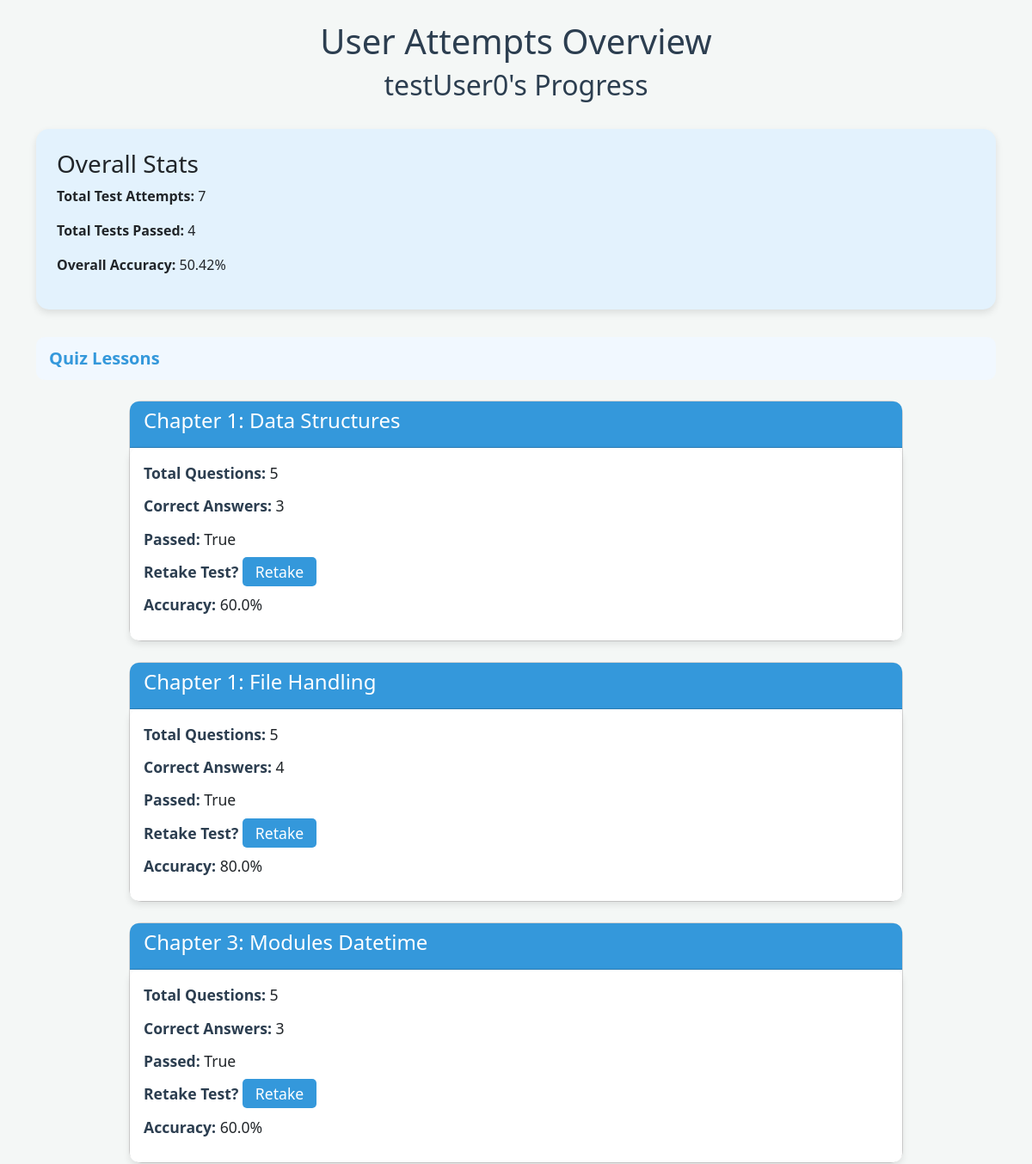
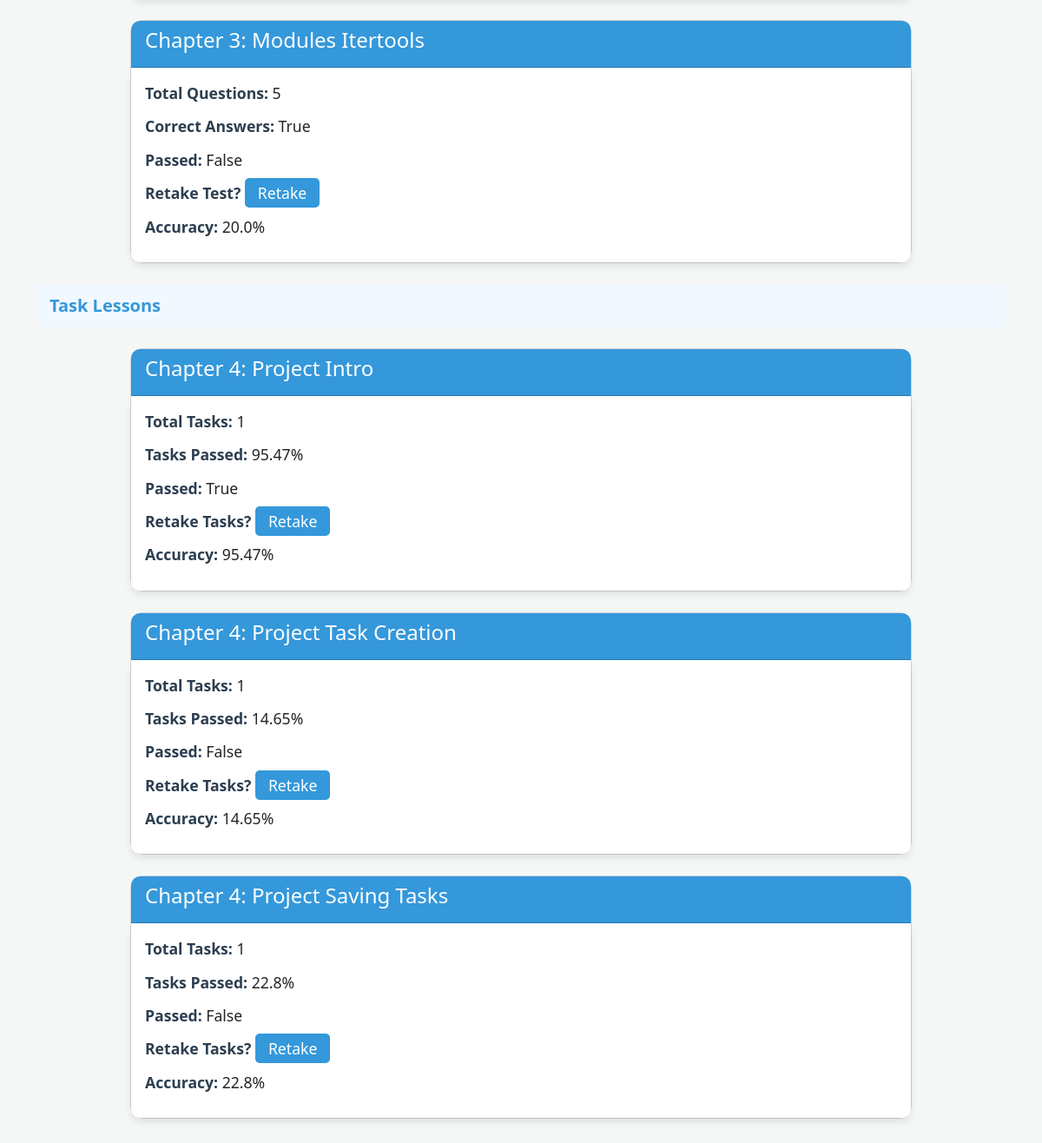
Page /users/view_user_attempts/3/ (signed in) on the committed database (2 pictures, top to bottom).
### users/models.py (models this page shows, shortened)
class UserProgress(models.Model):
    user = models.OneToOneField(User, on_delete=models.CASCADE)
    completed_lessons = models.ManyToManyField(Lesson, blank=True)  # completed lessons
    quiz_attempts = models.ManyToManyField(Quiz, through='QuizAttempt')  # quiz attempts
    completed_tasks = models.ManyToManyField(Task, blank=True)  # New field

### lessons/models.py (models this page shows, shortened)
class Lesson(models.Model):
    title = models.CharField(max_length=200)
    content = models.TextField()  # HTML or Markdown for lesson content
    order = models.IntegerField()  # Lesson order in the curriculum
    is_task_based = models.BooleanField(default=False)  # True for tasks, False for quizzes

### users/views.py (the view)
# urls.py: path('users/view_user_attempts/<int:user_id>/', user_views.view_user_attempts, name='view_user_attempts'),
@login_required
def view_user_attempts(request, user_id):
    user_progress = get_object_or_404(UserProgress, user_id=user_id)
    quiz_lessons = Lesson.objects.filter(
        quizzes__quizattempt__user_progress=user_progress,
        is_task_based=False
    ).annotate(
        total_attempts=Count('quizzes__quizattempt', distinct=True),
        total_quizzes=Count('quizzes', distinct=True)
    ).distinct()
    task_lessons = Lesson.objects.filter(
        tasks__taskattempt__user_progress=user_progress,
        is_task_based=True
    ).annotate(
        total_attempts=Count('tasks__taskattempt', distinct=True),
        total_tasks=Count('tasks', distinct=True)
    ).distinct()
    all_lessons = list(quiz_lessons) + list(task_lessons)
    for lesson in quiz_lessons:
        user_correct_answers = QuizAttempt.objects.filter(
            user_progress=user_progress,
            quiz__lesson=lesson
        ).aggregate(total_correct=Sum('passed'))['total_correct'] or 0
        total_quizzes = lesson.total_quizzes
        lesson.accuracy = (
            (user_correct_answers / total_quizzes) * 100
            if total_quizzes > 0
            else 0
        )
        lesson.accuracy = round(lesson.accuracy, 2)
        lesson.correct_answers = user_correct_answers
        lesson.passed = lesson.accuracy >= 50
        lesson.chapter_id = get_chapter_number_for_lesson(lesson.id)
    for lesson in task_lessons:
        user_attempts = TaskAttempt.objects.filter(
            user_progress=user_progress,
            task__lesson=lesson,
        )
        total_tasks = lesson.total_tasks
        lesson.accuracy = sum([attempt.accuracy for attempt in user_attempts ]) / total_tasks
        lesson.accuracy = round(lesson.accuracy, 2)
        lesson.passed = lesson.accuracy >= 50
        lesson.chapter_id = get_chapter_number_for_lesson(lesson.id)
    total_quizzes_attempted = QuizAttempt.objects.filter(user_progress=user_progress).count()
    total_correct_quizzes = QuizAttempt.objects.filter(user_progress=user_progress).aggregate(
        total_correct=Sum('passed')
    )['total_correct'] or 0
    total_tasks_attempted = TaskAttempt.objects.filter(user_progress=user_progress).count()
    total_passed_tasks = TaskAttempt.objects.filter(user_progress=user_progress, passed=True).count()
    total_lesson_attempts_count = len(quiz_lessons) + len(task_lessons)
    passed_quiz_lessons = [lesson for lesson in quiz_lessons if lesson.passed]
    passed_task_lessons = [lesson for lesson in task_lessons if lesson.passed]
    all_passed_lessons = passed_quiz_lessons + passed_task_lessons
    overall_accuracy = sum([lesson.accuracy for lesson in all_lessons]) / len(all_lessons)
    overall_accuracy = round(overall_accuracy, 2)
    context = {
        'user_progress': user_progress,
        'quiz_lessons': quiz_lessons,
        'task_lessons': task_lessons,
        'overall_accuracy': overall_accuracy,
        'total_attempts_count': total_lesson_attempts_count,
        'total_lessons_passed': len(all_passed_lessons)
    }
    return render(request, 'view_user_attempts.html', context)

### lessons/utils.py (called while the page is built)
def get_chapter_number_for_lesson(lesson_id):
    lesson = Lesson.objects.get(id=lesson_id)
    lessons = Lesson.objects.order_by('order')
    chapter_number = 1
    for idx, lesson_in_chapter in enumerate(lessons):
        if lesson_in_chapter.id == lesson.id:
            return (idx // chapter_size) + 1
    return None

### users/templates/view_user_attempts.html (shortened to what this page needs)
<!DOCTYPE html>
<html lang="en">
<head>
    <link rel="stylesheet" href="https://cdnjs.cloudflare.com/ajax/libs/bootstrap/5.3.0/css/bootstrap.min.css">
</head>
<body>
    <div class="container py-4">
        <div class="stat-header">
            <h1>User Attempts Overview</h1>
            <h2>{{ user_progress.user.username }}'s Progress</h2>
        </div>
        <div class="overall-stats">
            <h3>Overall Stats</h3>
            <p><strong>Total Test Attempts:</strong> {{ total_attempts_count }}</p>
            <p><strong>Total Tests Passed:</strong> {{ total_lessons_passed }}</p>
            <p><strong>Overall Accuracy:</strong> {{ overall_accuracy }}%</p>
        </div>
        <div class="section-header">Quiz Lessons</div>
        {% if quiz_lessons %}
            {% for lesson in quiz_lessons %}
                <div class="lesson-box">
                    <div class="card">
                        <div class="card-header">
                            <h4>Chapter {{ lesson.chapter_id }}: {{ lesson.title }}</h4>
                        </div>
                        <div class="card-body">
                            <p><strong>Total Questions:</strong> {{ lesson.total_quizzes }}</p>
                            <p><strong>Correct Answers:</strong> {{ lesson.correct_answers }}</p>
                            <p><strong>Passed:</strong> {{ lesson.passed }}</p>
                            <p><strong>Retake Test? </strong><a href="{% url 'lessons:take_lesson_test' lesson.id %}" class="retake-button">Retake</a></p>
                            <p><strong>Accuracy:</strong> {{ lesson.accuracy }}%</p>
                        </div>
                    </div>
                </div>
            {% endfor %}
        {% else %}
            <p>No quiz attempts recorded for this user yet.</p>
        {% endif %}
        <div class="section-header">Task Lessons</div>
        {% if task_lessons %}
            {% for lesson in task_lessons %}
                <div class="lesson-box">
                    <div class="card">
                        <div class="card-header">
                            <h4>Chapter {{ lesson.chapter_id }}: {{ lesson.title }}</h4>
                        </div>
                        <div class="card-body">
                            <p><strong>Total Tasks:</strong> {{ lesson.total_tasks }}</p>
                            <p><strong>Tasks Passed:</strong> {{ lesson.accuracy }}%</p>
                            <p><strong>Passed:</strong> {{ lesson.passed }}</p>
                            <p><strong>Retake Tasks? </strong><a href="{% url 'lessons:take_lesson_test' lesson.id %}" class="retake-button">Retake</a></p>
                            <p><strong>Accuracy:</strong> {{ lesson.accuracy }}%</p>
                        </div>
                    </div>
                </div>
            {% endfor %}
        {% else %}
            <p>No task attempts recorded for this user yet.</p>
        {% endif %}
    </div>
</body>
</html>

### users/templates/view_user_attempts.html (style rules this page uses)
body { background-color: #f4f7f6; }
.card { margin: 1rem auto; max-width: 900px; border-radius: 15px; }
.stat-header { text-align: center; margin-bottom: 2rem; color: #2c3e50; }
.lesson-box { margin-bottom: 1.5rem; }
.lesson-box .card-body { background: #ffffff; border-radius: 10px; box-shadow: 0 4px 8px rgba(0, 0, 0, 0.1); }
.lesson-box .card-header { background-color: #3498db; color: #ffffff; font-weight: bold; border-top-left-radius: 10px; border-top-right-radius: 10px; }
.overall-stats { padding: 1.5rem; background-color: #e3f2fd; border-radius: 15px; margin-bottom: 2rem; box-shadow: 0 4px 8px rgba(0, 0, 0, 0.1); }
.retake-button { background-color: #3498db; color: white; border-radius: 5px; padding: 5px 15px; text-decoration: none; }
.section-header { background-color: #f1f8ff; padding: 10px 15px; border-radius: 10px; margin-bottom: 1.5rem; font-size: 1.25rem; font-weight: bold; color: #3498db; }
.lesson-box .card-body p { font-size: 1.1rem; margin-bottom: 0.75rem; }
.lesson-box .card-body p strong { color: #2c3e50; }

### rows in the picture
UserProgress: user.username "testUser0"
Lesson: chapter_id "1", title "Data Structures", total_quizzes "5", correct_answers "3", passed "True", accuracy "60.0"
Lesson: chapter_id "1", title "File Handling", total_quizzes "5", correct_answers "4", passed "True", accuracy "80.0"
Lesson: chapter_id "3", title "Modules Datetime", total_quizzes "5", correct_answers "3", passed "True", accuracy "60.0"
Lesson: chapter_id "3", title "Modules Itertools", total_quizzes "5", correct_answers "True", passed "False", accuracy "20.0"
Lesson: chapter_id "4", title "Project Intro", total_tasks "1", accuracy "95.47", passed "True"
Lesson: chapter_id "4", title "Project Task Creation", total_tasks "1", accuracy "14.65", passed "False"
Lesson: chapter_id "4", title "Project Saving Tasks", total_tasks "1", accuracy "22.8", passed "False"

### other values in the picture
{{ total_attempts_count }} "7"
{{ total_lessons_passed }} "4"
{{ overall_accuracy }} "50.42"
